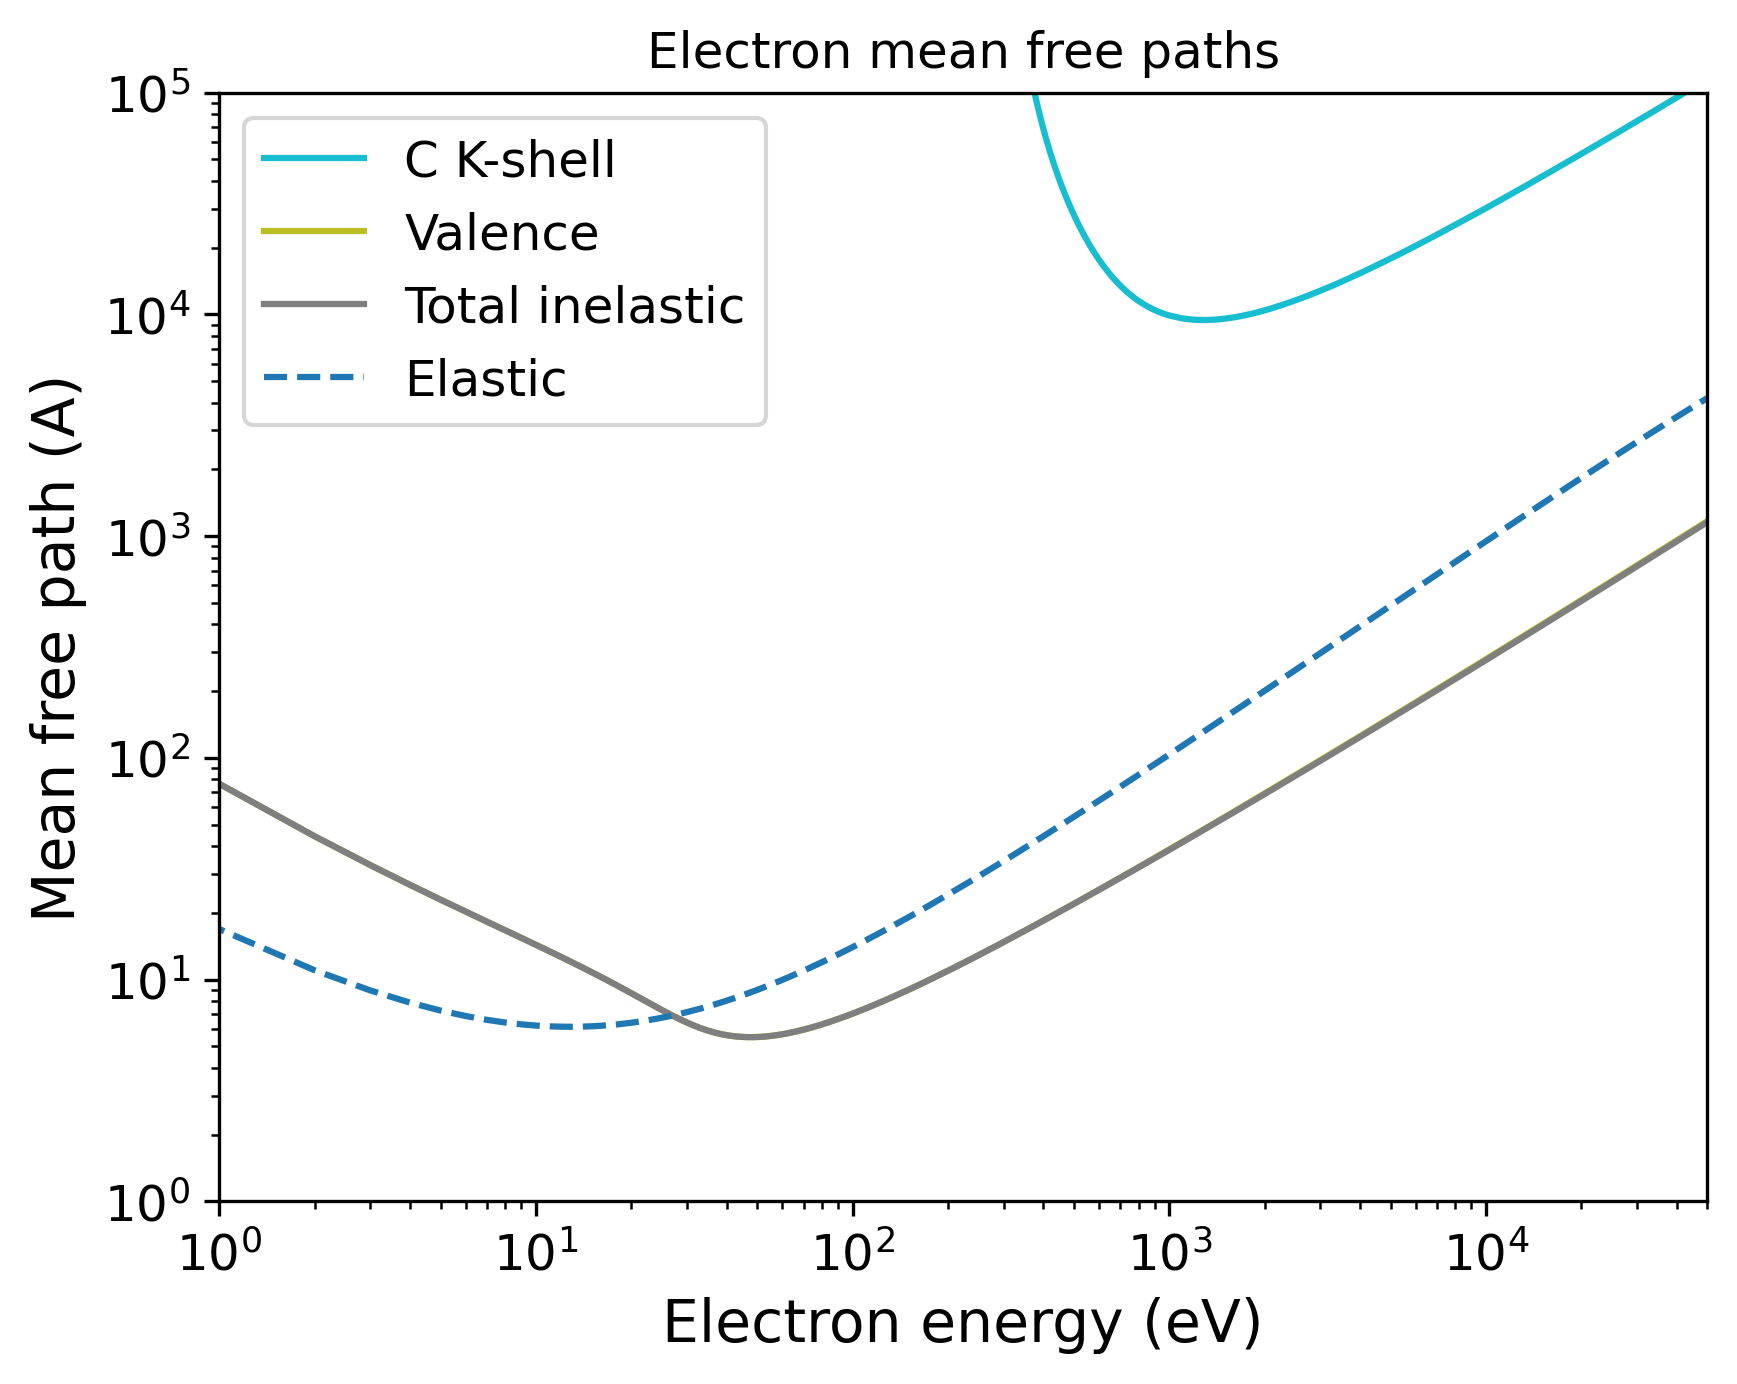

Here is the Python script that generated this plot:
import pandas as pd
import numpy as np
import matplotlib.pyplot as plt
import matplotlib.cm as cm
# Set the format:
plt.xlabel("Electron energy (eV)", fontsize=14)
plt.ylabel("Mean free path (A)", fontsize=14)
plt.xticks(fontsize=12)
plt.yticks(fontsize=12)
plt.grid(False)
# Set the axes:
# Read the output file:
df = pd.read_csv(r"OUTPUT_C60_2_Electron_IMFP.dat", sep=r'\s+', header=None, comment="#", skipinitialspace=True)
plt.xscale("log")
plt.yscale("log")
# Prepare the plot:
columns_to_plot = [ 1, 2, 3]
labels = [ "C K-shell", "Valence", "Total inelastic"]
# Create N distinct colors from a colormap
N = len(columns_to_plot)
colors = plt.cm.tab10(np.linspace(1, 0, 10))
# Set line styles:
linestyles = [ "-", "-", "-"]
for i, col in enumerate(columns_to_plot):
    color = colors[i % len(colors)]
    ls    = linestyles[i % len(linestyles)]
    label = labels[i % len(labels)]
    plt.plot(df.iloc[:, 0], df.iloc[:, col],
    color=color,
    label=label,
    linestyle=ls)
# Add a curve from the second file
df2 = pd.read_csv(r"OUTPUT_C60_2_Electron_EMFP.dat", sep=r'\s+', header=None, comment="#", skipinitialspace=True)
columns_to_plot2 = [ 2]
labels2 = [ "Elastic"]
# Create second part of the plot:
for col, label in zip(columns_to_plot2, labels2):
    plt.plot(df2.iloc[:, 0], df2.iloc[:, col], label=label, linestyle="--")
plt.xlim(1.00000000,50000.00000000)
plt.ylim(1.00000000,100000.00000000)
plt.title("Electron mean free paths")
plt.legend(loc="best", fontsize=12)
# Save the plot in this format:
plt.savefig("OUTPUT_MFP_electron.png", dpi=300, bbox_inches="tight")
